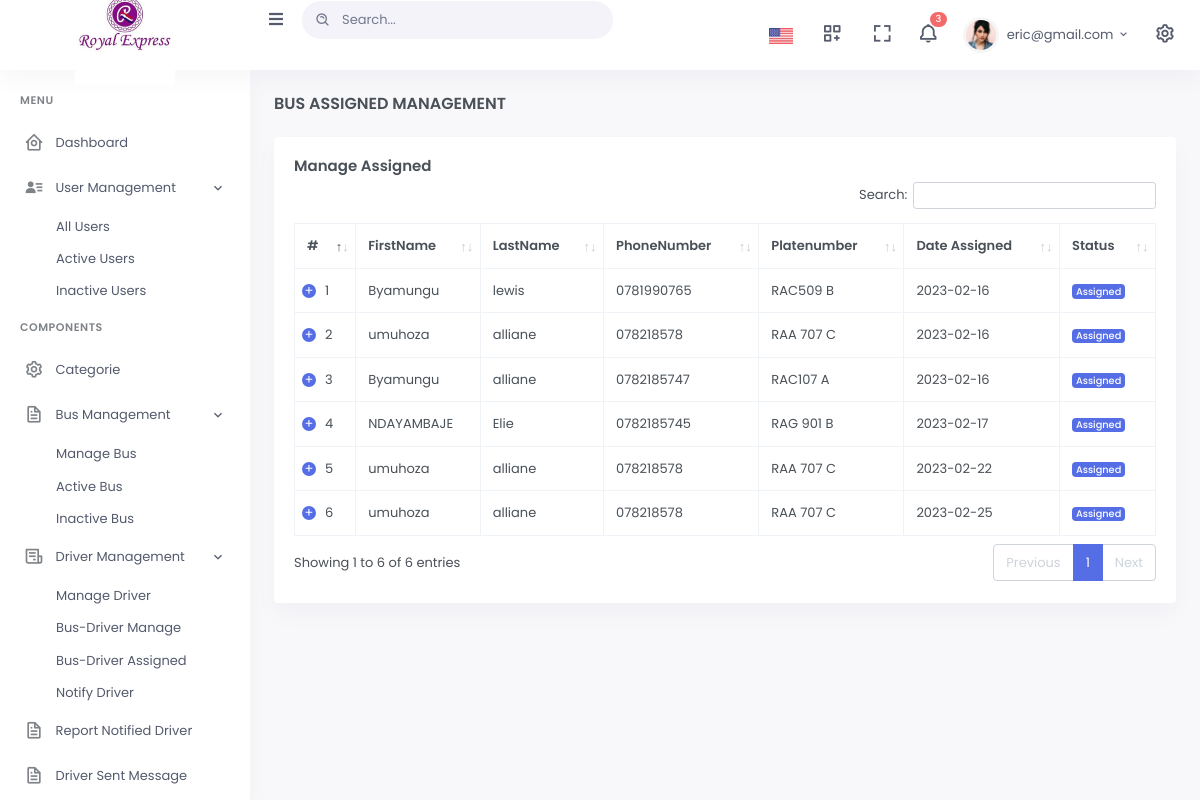
Screenshot of /admin/assignedbus.php (signed in) with the database file from the repository.
### tables this page shows
CREATE TABLE `assigned_driver` (
  `ass_id` int(11) NOT NULL,
  `bus_id` varchar(56) NOT NULL,
  `user_id` varchar(45) NOT NULL,
  `date_assigned` date NOT NULL DEFAULT current_timestamp(),
  `status` int(11) NOT NULL
);

CREATE TABLE `users` (
  `user_id` int(11) NOT NULL,
  `firstname` varchar(56) NOT NULL,
  `lastname` varchar(45) NOT NULL,
  `email` varchar(34) NOT NULL,
  `phonenumber` varchar(33) NOT NULL,
  `password` varchar(100) NOT NULL,
  `status` int(11) NOT NULL,
  `role` varchar(65) NOT NULL,
  `created_on` date NOT NULL DEFAULT current_timestamp(),
  `status1` varchar(11) DEFAULT NULL
);

CREATE TABLE `bus_tbl` (
  `bus_id` int(11) NOT NULL,
  `platenumber` varchar(56) NOT NULL,
  `status` int(23) NOT NULL,
  `date_created` timestamp NOT NULL DEFAULT current_timestamp(),
  `user_id` int(11) NOT NULL,
  `busname` varchar(65) NOT NULL,
  `assignstatus` varchar(11) DEFAULT NULL
);

### admin/assignedbus.php (the view, shortened to what this page needs)
<!doctype html>
<html lang="en">
<head>
        <link href="assets/libs/datatables.net-bs4/css/dataTables.bootstrap4.min.css" rel="stylesheet" type="text/css" />
        <link href="assets/libs/datatables.net-buttons-bs4/css/buttons.bootstrap4.min.css" rel="stylesheet" type="text/css" />
        <link href="assets/libs/datatables.net-responsive-bs4/css/responsive.bootstrap4.min.css" rel="stylesheet" type="text/css" />
        <link href="assets/css/bootstrap.min.css" id="bootstrap-style" rel="stylesheet" type="text/css" />
        <link href="assets/css/icons.min.css" rel="stylesheet" type="text/css" />
        <link href="assets/css/app.min.css" id="app-style" rel="stylesheet" type="text/css" />
    </head>
    <body data-sidebar="" data-layout-mode="light">
        <div id="layout-wrapper">
           <?php
           include('include/header.php');
           ?>
            <?php
           include('include/navbar.php');
           ?>
            <div class="main-content">
                <div class="page-content">
                    <div class="container-fluid">
                        <div class="row">
                            <div class="col-12">
                                <div class="page-title-box d-sm-flex align-items-center justify-content-between">
                                    <h4 class="mb-sm-0 font-size-18">BUS ASSIGNED MANAGEMENT</h4>
                                </div>
                            </div>
                        </div>
                        <div class="row">
                            <div class="col-12">
                                <div class="card">
                                    <div class="card-body">
                                        <h4 class="card-title">Manage Assigned</h4>
                                        <table id="datatable-buttons" class="table table-bordered dt-responsive nowrap w-100">
                                            <thead>
                                            <tr><th>#</th>
                                                <th>FirstName</th>
                                                <th>LastName</th>
                                                <th>PhoneNumber</th>
                                                <th>Platenumber</th>
                                                <th>Date Assigned</th>
                                                <th>Status</th>
                                            </tr>
                                            </thead>
                                            <tbody>
                                            <?php
                                                $select = mysqli_query($con,"SELECT  users.firstname,users.lastname,users.lastname,users.user_id,users.phonenumber,bus_tbl.bus_id,bus_tbl.busname,bus_tbl.platenumber,bus_tbl.assignstatus,assigned_driver.date_assigned FROM assigned_driver JOIN users ON users.user_id=assigned_driver.user_id JOIN bus_tbl ON bus_tbl.bus_id=assigned_driver.bus_id WHERE users.status1='YES'");
                                                $i=0;
                                                while ($row = mysqli_fetch_array($select)) {
                                                    $i++;
if($row['assignstatus']=='YES'){
    $status='<span class="badge bg-primary">Assigned</span>';
  }
  elseif($row['assignstatus']=='No'){
      $status='<span class="badge bg-success">Re-Assigned</span>';
  }
  elseif($row['assignstatus']==NULL){
    $status='<span class="badge bg-danger">Not Assigned</span>';
}
                                            ?>
                                            <tr>
                                                <td><?php echo $i ?></td>
                                                <td><?php echo $row['firstname'];?></td>
                                                <td><?php echo $row['lastname'];?></td>
                                                <td><?php echo $row['phonenumber'];?></td>
                                                <td><?php echo $row['platenumber'];?></td>
                                                <td><?php echo $row['date_assigned'];?></td>
                                                <td><?php echo $status ?></td>
                                            </tr>
                                            <?php
                                                }
                                            ?>
                                            </tbody>
                                        </table>
                                    </div>
                                </div>
                            </div>
                        </div>
                    </div>
                </div>
        </div>
    </body>
</html>

### rows the page displays
assigned_driver: user.firstname "Byamungu", user.lastname "lewis", user.phonenumber "0781990765", bus.platenumber "RAC509 B", date_assigned "2023-02-16"
assigned_driver: user.firstname "umuhoza", user.lastname "alliane", user.phonenumber "078218578", bus.platenumber "RAA 707 C", date_assigned "2023-02-16"
assigned_driver: user.firstname "Byamungu", user.lastname "alliane", user.phonenumber "0782185747", bus.platenumber "RAC107 A", date_assigned "2023-02-16"
assigned_driver: user.firstname "NDAYAMBAJE", user.lastname "Elie", user.phonenumber "0782185745", bus.platenumber "RAG 901 B", date_assigned "2023-02-17"
assigned_driver: user.firstname "umuhoza", user.lastname "alliane", user.phonenumber "078218578", bus.platenumber "RAA 707 C", date_assigned "2023-02-22"
assigned_driver: user.firstname "umuhoza", user.lastname "alliane", user.phonenumber "078218578", bus.platenumber "RAA 707 C", date_assigned "2023-02-25"

### other values shown
$total "3"
$_SESSION['email'] "eric@gmail.com"
